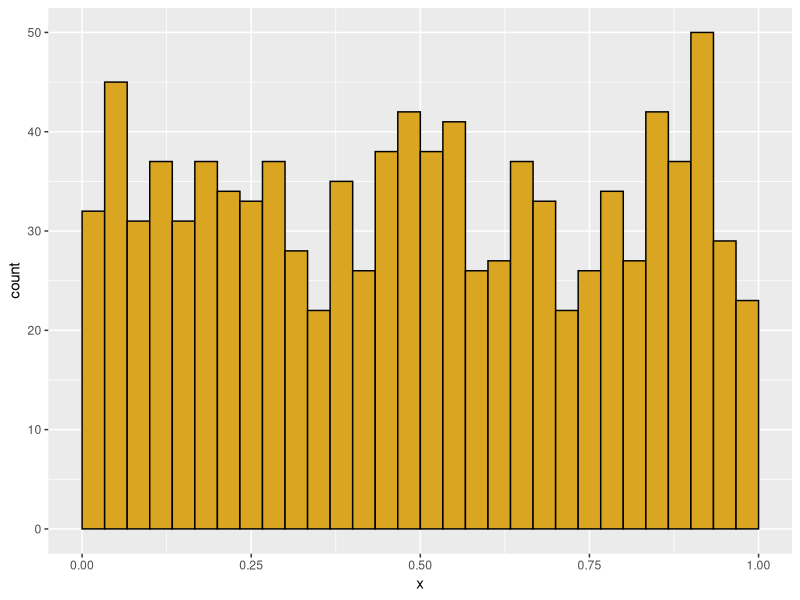
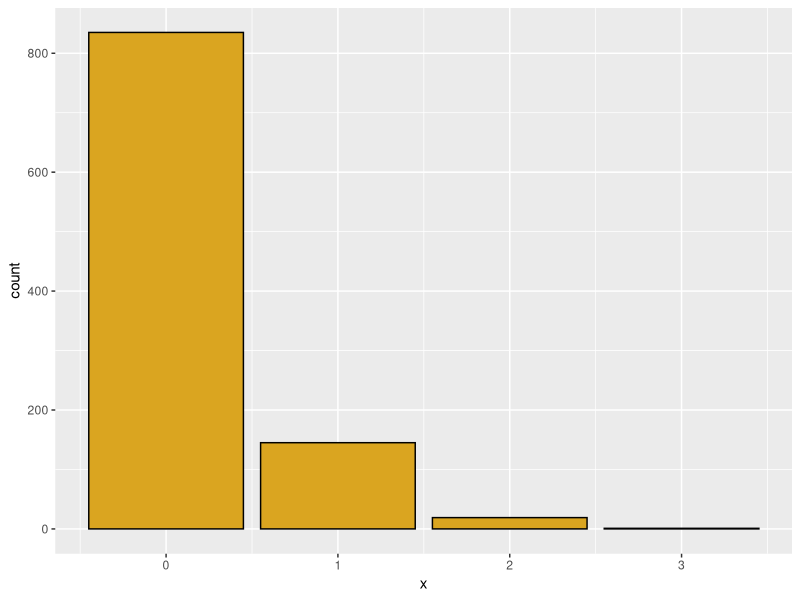
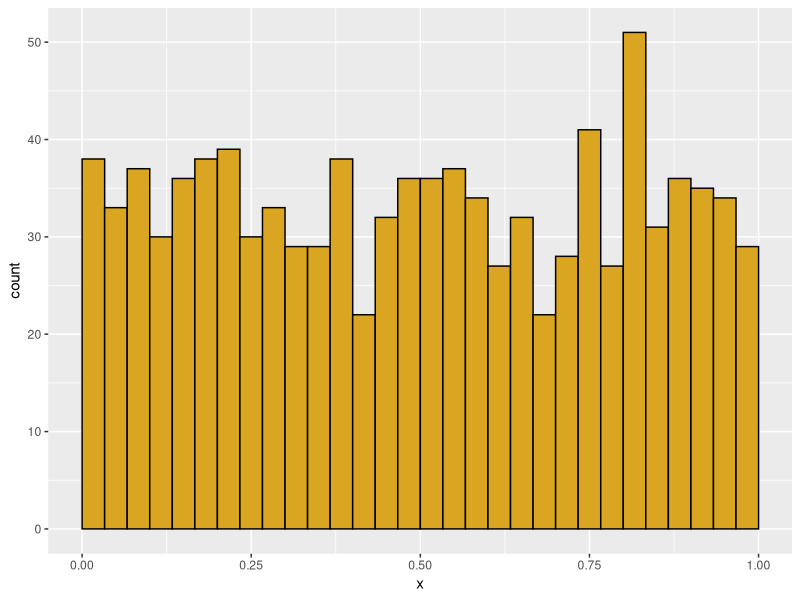
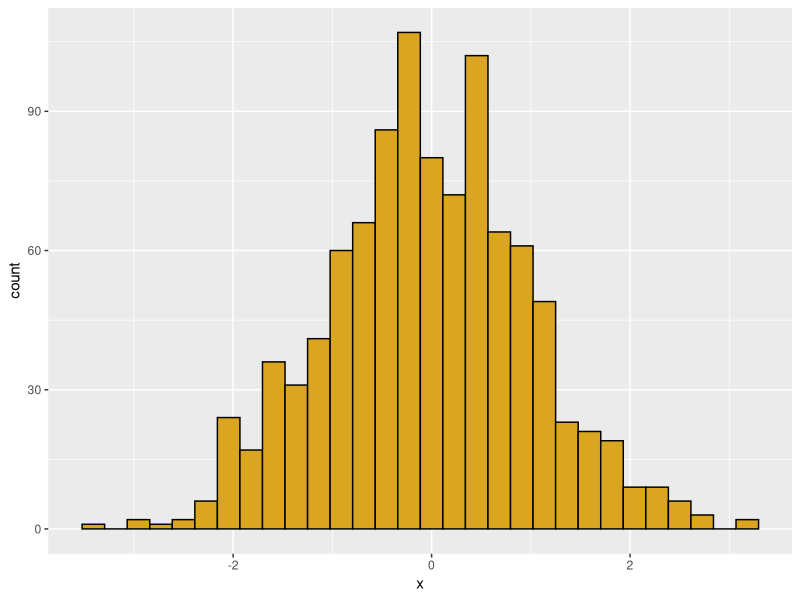
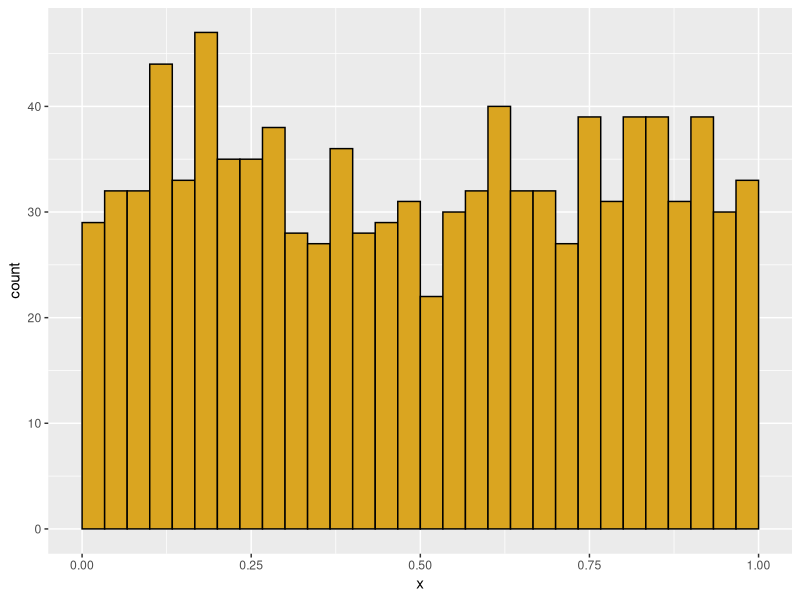
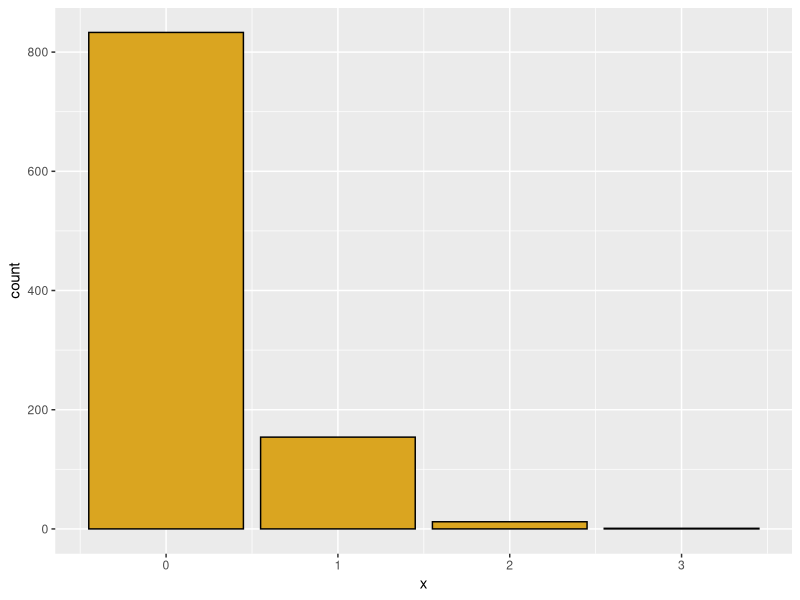
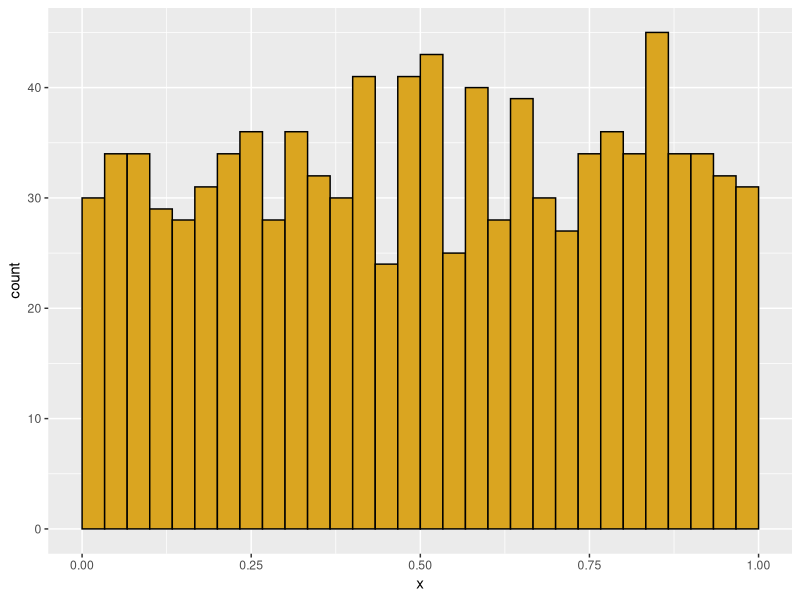
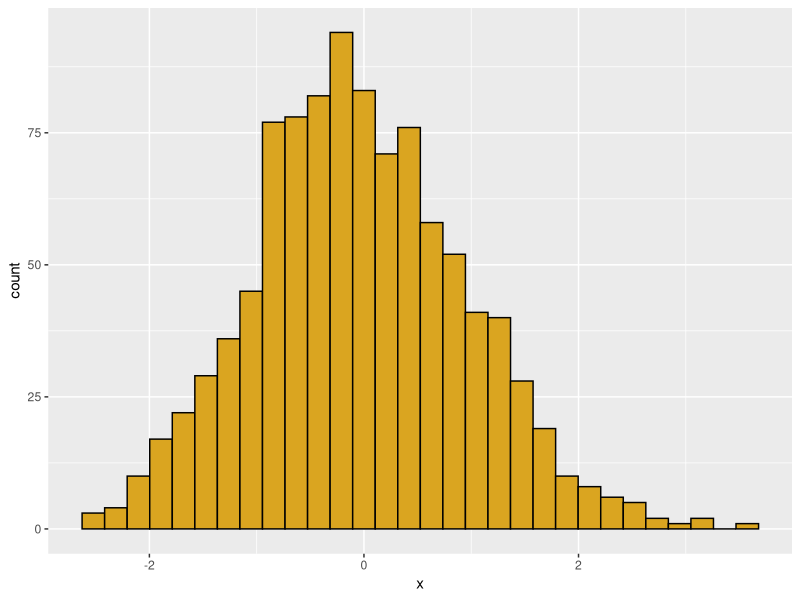

Generate these figures, in order, with R: (Note: this script raises an error after producing the figures.)
#distribuitions
############################
# Function: my_histo
# Purpose: creates a ggplot histogram
# Requires: ggplot
# Input: x = a numeric vector
#        data_type= "cont" or "disc"
# Output: a ggplot histogram
############################
library(ggplot2)
my_histo <- function(x=NULL,data_type="cont") {
  if(is.null(x)) x=runif(1000) # if user didn`t give data use 1000 random `
  df <- data.frame(x=x) 
  #needs to be inside a dataframe
  #bellow multiple if statements 
  # if data are continuous bounded (0,1), adjust bins for histogram   min(df$x) used to show that above 0
  if (data_type=="cont" & min(df$x) > 0 & max(df$x) < 1) {
    p1 <- ggplot(data=df) +
      aes(x=x) +
      geom_histogram(boundary=0,
                     binwidth=1/30,
                     color="black",
                     fill="goldenrod") +
      scale_x_continuous(limits=c(0,1))}  
  
  
  # if data are continuous, but not bounded (0,1), use
  # ggplot default bins
  if (data_type=="cont" & (min(df$x) < 0 | max(df$x) > 1)) {
    p1 <- ggplot(data=df) +
      aes(x=x) +
      geom_histogram(color="black",
                     fill="goldenrod")}
  
  
  
  
  # if data are discrete integers, 
  #  use geom_bar to create a histogram
  if (data_type=="disc") {
    p1 <- ggplot(data=df) + 
      aes(x=x) +
      geom_bar(color="black",fill="goldenrod") }
  
  print(p1)
} 
my_histo()
my_histo(data_type="disc",x=rpois(1000,lambda=0.2))
my_histo(data_type="cont",x=runif(1000))
my_histo(data_type="cont",x=rnorm(n=1000,mean=0,sd=1))
############################
# Function: my_pdf
# Purpose: creates a ggplot probability density function
# Requires: ggplot
# Input: x = a numeric vector of x values
#        y = pdf values calculated for each value of x
#        data_type= "cont" or "disc"
# Output: a ggplot pdf
############################
my_pdf <- function(x=NULL,y=NULL,data_type="cont") {
  if(is.null(x) | is.null(y)) {
    x=seq(from=-3,to=3,length.out=100)
    y=dnorm(x) }
  
  df <- data.frame(x=x,y=y) 
  
  # for continuous distributions, 
  # plot the line for the pdf
  if(data_type=="cont") {
    p1 <- ggplot(data=df) +
      aes(x=x,y=y) +
      geom_line() +
      geom_area(fill = "cornflower blue") } 
  
  # for discrete distributions,
  # plot a bar for the probability at each value
  if (data_type=="disc") {
    p1 <- ggplot(data=df) + 
      aes(x=x,y=y) +
      geom_col(color="black",fill="cornflower blue") }
  print(p1)
}
my_histo()
my_histo(data_type="disc",x=rpois(1000,lambda=0.2))
my_histo(data_type="cont",x=runif(1000))
my_histo(data_type="cont",x=rnorm(n=1000,mean=0,sd=1)) #simmulation of a normal distribuition
############################
# Function: my_pdf
# Purpose: creates a ggplot probability density function
# Requires: ggplot
# Input: x = a numeric vector of x values
#        y = pdf values calculated for each value of x
#        data_type= "cont" or "disc"
# Output: a ggplot pdf
############################
my_pdf <- function(x=NULL,y=NULL,data_type="cont") {
  if(is.null(x) | is.null(y)) {
    x=seq(from=-3,to=3,length.out=100)
    y=dnorm(x) }
  
  df <- data.frame(x=x,y=y) 
  
  # for continuous distributions, 
  # plot the line for the pdf
  #first x and first y is what the program will look for
  if(data_type=="cont") {
    p1 <- ggplot(data=df) +
      aes(x=x,y=y) +
      geom_line() +
      geom_area(fill = "cornflower blue") } 
  
  # for discrete distributions,
  # plot a bar for the probability at each value
  if (data_type=="disc") {
    p1 <- ggplot(data=df) + 
      aes(x=x,y=y) +
      geom_col(color="black",fill="cornflower blue") }
  print(p1)
}
my_pdf()
my_x=seq(from=0,to=1,length.out=100)
my_pdf(x=my_x,y=dbeta(x=my_x,shape1=15,shape2=10))
my_pdf(x=0:10,y=dpois(x=0:10,lambda=1.1),data_type="disc")

#Binomial
#-------------------------------------------------
# Binomial distribution
# p = probability of a dichotomous outcome
# size = number of trials
# x = possible outcomes
# outcome x is bounded between 0 and number of trials

# use "d" binom for density function
hits <- 0:10
my_vec <- dbinom(x=hits,size=10,prob=0.5)
my_pdf(x=0:10,y=my_vec,data_type="disc")



# and how does this compare to an actual simulation of 50 tosses of 100 coins?

my_coins <- rbinom(n=50,size=100,prob=0.5)
my_histo(x=my_coins,data_type="disc")
quantile(x=my_coins,probs=c(0.025,0.975))

#-------------------------------------------------
# negative binomial: number of failures (values of MyVec)
# in a series of (Bernouli) with p=probability of success 
# before a target number of successes (= size)
# generates a discrete distribution that is more 
# heterogeneous ("overdispersed") than Poisson
hits <- 0:40
my_vec <- dnbinom(x=hits, size=5, prob=0.5)
my_pdf(x=hits,y=my_vec,data_type="disc")

# geometric series is a special case where N= 1 success
# each bar is a constant fraction 1 - "prob" of the bar before it
my_vec <- dnbinom(x=hits, size=1, prob=0.1)
my_pdf(x=hits,y=my_vec,data_type="disc")
# alternatively specify mean = mu of distribution and size, 
# the dispersion parameter (small is more dispersed)
# this gives us a poisson with a lambda value that varies
# the dispersion parameter is the shape parameter in the gamma
# as it increases, the distribution has a smaller variance
# just simulate it directly

nbi_ran <- rnbinom(n=1000,size=10,mu=5)
my_histo(x=nbi_ran,data_type="disc")


nbi_ran <- rnbinom(n=1000,size=0.1,mu=5) # size parameter will control the variance 
my_histo(x=nbi_ran,data_type="disc")

nbi_ran_large <- rnbinom(n=1000,size=10,mu=5)
my_histo(x=nbi_ran_large,data_type="disc")

#-------------------------------------------------
# uniform
# params specify minimum and maximum

#runif for random data
my_histo(x=runif(n=100),data_type="cont")
my_histo(x=runif(n=1000),data_type="cont")

#-------------------------------------------------
# normal 
my_norm <- rnorm(n=100,mean=100,sd=2)
my_histo(x=my_norm,data_type="cont")


# problems with normal when mean is small but zero is not allowed.
my_norm <- rnorm(n=100,mean=2,sd=2)
my_histo(x=my_norm,data_type="cont")

summary(my_norm)
toss_zeroes <- my_norm[my_norm>0]
my_histo(x=toss_zeroes,data_type="cont")

summary(toss_zeroes)

#-------------------------------------------------
# gamma distribution, continuous positive values, but bounded at 0

my_gamma <- rgamma(n=100,shape=1,scale=10)
my_histo(x=my_gamma,data_type="cont")

# gamma with shape= 1 is an exponential with scale = mean

# shape <=1 gives a mode near zero; very small shape rounds to zero
my_gamma <- rgamma(n=100,shape=0.1,scale=1)
my_histo(x=my_gamma,data_type="cont")

# large shape parameters moves towards a normal
my_gamma <- rgamma(n=100,shape=20,scale=1)
my_histo(x=my_gamma,data_type="cont")

# scale parameter changes mean- and the variance!
my_histo(x=rgamma(n=100,shape=2,scale=100),data_type="cont")
my_histo(x=rgamma(n=100,shape=2,scale=10),data_type="cont")
my_histo(x=rgamma(n=100,shape=2,scale=1),data_type="cont")
my_histo(x=rgamma(n=100,shape=2,scale=0.1),data_type="cont")



# unlike the normal, the two parameters affect both mean and variance

# mean = shape*scale
# variance= shape*scale^2

#-------------------------------------------------

# beta distribution 
# bounded at 0 and 1
# analagous to a binomial, but result is a continuous distribution of probabilities
# parameter shape1 = number of successes + 1
# parameter shape2 = number of failures + 1
# interpret these in terms of a coin you are tossing
#can be a introduction to basean statictics

# shape1 = 1, shape2 = 1 = "no data" , sample size of zero. Expectation, prior distribution between 0 and 1
my_beta <- rbeta(n=1000,shape1=1,shape2=1)
my_histo(x=my_beta,data_type="cont")

# shape1 = 2, shape1 = 1 = "1 coin toss, comes up heads!"
my_beta <- rbeta(n=1000,shape1=2,shape2=1)
my_histo(x=my_beta,data_type="cont")
# two tosses, 1 head and 1 tail
my_beta <- rbeta(n=1000,shape1=2,shape2=2)
my_histo(x=my_beta,data_type="cont")
# two tosses, both heads
my_beta <- rbeta(n=1000,shape1=2,shape2=1)
my_histo(x=my_beta,data_type="cont")
# let's get more data
my_beta <- rbeta(n=1000,shape1=20,shape2=20)
my_histo(x=my_beta,data_type="cont")
my_beta <- rbeta(n=1000,shape1=500,shape2=500)
my_histo(x=my_beta,data_type="cont")

# if the coin is biased
my_beta <- rbeta(n=1000,shape1=1000,shape2=500)
my_histo(x=my_beta,data_type="cont")
my_beta <- rbeta(n=1000,shape1=10,shape2=5)
my_histo(x=my_beta,data_type="cont")


# shape parameters less than 1.0 give us a u-shaped distribution
my_beta <- rbeta(n=1000,shape1=0.1,shape2=0.1)
my_histo(x=my_beta,data_type="cont")

my_beta <- rbeta(n=1000,shape1=0.5,shape2=0.2)
my_histo(x=my_beta,data_type="cont")

#fitting using data
library(MASS)
data <- c(100,100,104,99)  # 4 data value
z <- fitdistr(data,"normal") # the user determine the type so will analyse if it was normal (but this a estimate if it is normal)
print(z)

#Here are a few data from Lauren Ash’s dissertation: snout-vent length (SVL) measurements for 6 specimens of green frogs (Lithobates clamitans) collected from Berlin Pond in 2016.
frog_data <- c(30.15,26.3,27.5,22.9,27.8,26.2)

# get and print model parameters assuming a normal distribution
z<- fitdistr(frog_data,"normal")
print(z)

# plot the density function for the normal and annotate the plot with the original data
x <- 1:100
g_density <- dnorm(x=x,mean=z$estimate["mean"],sd=z$estimate["sd"])
qplot(x,g_density,geom="line") + annotate(geom="point",x=frog_data,y=0.001)   

# now do the same for a gamma distribution, which has a shape and rate parameter as outputs from fitdistr
z<- fitdistr(frog_data,"gamma")
print(z)

# plot the density function for the gamma and annotate the plot with the original data
x <- 1:100
g_density <- dgamma(x=x,shape=z$estimate["shape"],rate=z$estimate["rate"])
qplot(x,g_density,geom="line") + annotate(geom="point",x=frog_data,y=0.001,color="red")   

#There is not much difference here.But now let’s add a weird outlier of a tiny value and see what happens
frog_data <- c(30.15,26.3,27.5,22.9,27.8,26.2)
outlier <- 0.050
frog_data <- c(frog_data,outlier)

# get and print model parameters assuming a normal distribution
z<- fitdistr(frog_data,"normal")
print(z)

# plot the density function for the normal and annotate the plot with the original data
x <- 1:100
g_density <- dnorm(x=x,mean=z$estimate["mean"],sd=z$estimate["sd"])
qplot(x,g_density,geom="line") + annotate(geom="point",x=frog_data,y=0.001)   
#although fitted for normal doesn`t seem like the ideal `

# now do the same for a gamma distribution, which has a shape and rate parameter as outputs from fitdistr
z<- fitdistr(frog_data,"gamma")
print(z)

# plot the density function for the gamma and annotate the plot with the original data
x <- 1:100
g_density <- dgamma(x=x,shape=z$estimate["shape"],rate=z$estimate["rate"])
qplot(x,g_density,geom="line") + annotate(geom="point",x=frog_data,y=0.001,color="red") 

